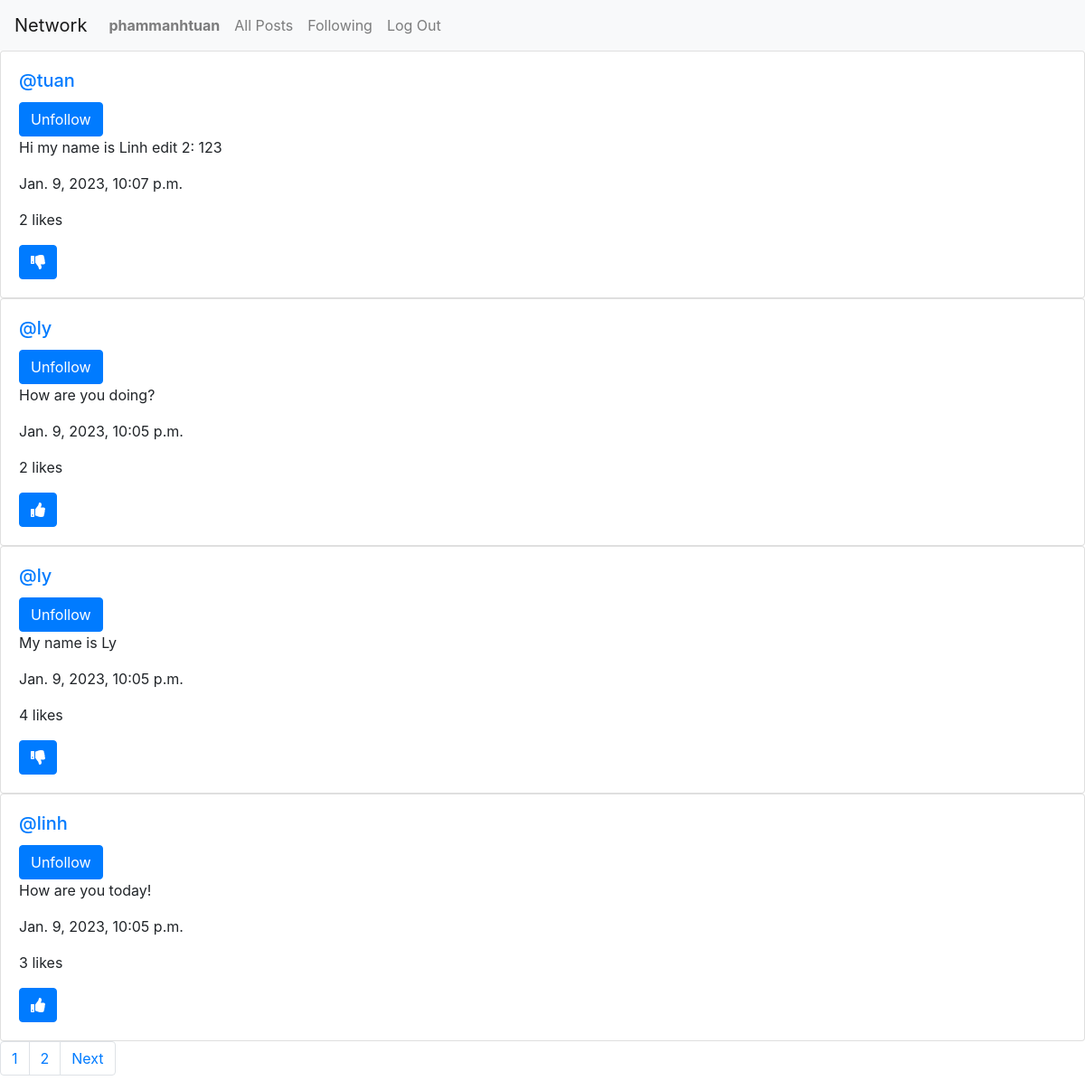
The app's page /following (signed in) with its own data.
### network/models.py (models this page shows, shortened)
class User(AbstractUser):
    pass

class Post(models.Model):
    owner = models.ForeignKey(User, on_delete = models.CASCADE, blank=True, null=True, related_name="owner")
    content = models.CharField(max_length=3000)
    timestamp = models.DateTimeField(auto_now_add=True)
    likes = models.ManyToManyField(User, blank=True, null=True, related_name="user_like")
    def likes_count(self):
        return self.likes.count()

### network/views.py (the view)
# urls.py: path("following", views.following, name="following"),
def following(request):
    current_user = request.user
    follower_relationships = Follower.objects.filter(followers=current_user)
    list_following_of_owner = []
    for follower in follower_relationships:
        list_following_of_owner.append(follower.being_followered)
    posts = Post.objects.filter(owner__in=list_following_of_owner).order_by("id").reverse()
    list_posts_current_user_liked = []
    for post in posts:
        if post.likes.filter(id=current_user.id).exists():
            list_posts_current_user_liked.append(post.id)
    paginator = Paginator(posts, 4) # Show 10 posts per page.
    page_number = request.GET.get('page')
    posts_of_the_page = paginator.get_page(page_number)
    return render(request, "network/following.html", {
        "posts_of_the_page": posts_of_the_page,
        "list_posts_current_user_liked": list_posts_current_user_liked,
        "current_user": current_user,
        "list_following_of_owner": list_following_of_owner
    })

### network/templates/network/following.html (shortened to what this page needs)
{% extends "network/layout.html" %}
{% load static %}
{% block body %}
<div id="all_posts">
    {% for post in posts_of_the_page %}
    <div class="card">
        <div class="card-body">
            <h5 class="card-title"><a href="{% url 'profile' post.owner.id %}">@{{post.owner.username}}</a></h5>
            <form action="{% url 'unfollow'%}" method="post">
                <input class="btn btn-primary" type="submit" value="Unfollow">
            </form>
            <p class="card-text" id="content_{{post.id}}">{{post.content}}</p>
            <p class="card-text">{{post.timestamp}} </p>
            <p class="card-text" id="number_of_likes">{{post.likes_count}} likes</p>
            {% if post.id not in list_posts_current_user_liked %}
                <button id="like_button" class="btn btn-primary" onclick="like_submit_handler({{post.id}}, {{post.likes_count}})"><i class="fas fa-thumbs-up"></i></button>
            {% else %}
                <button id="unlike_button" class="btn btn-primary" onclick="unlike_submit_handler({{post.id}}, {{post.likes_count}})"><i class="fas fa-thumbs-down"></i></button>
            {% endif %}
        </div>
    </div>
    {% endfor %}
</div>
<nav aria-label="Page navigation example">
    <ul class="pagination">
        <li class="page-item"><a class="page-link" href="?page={{ posts_of_the_page }}">{{ posts_of_the_page.number }}</a></li>
        {% if posts_of_the_page.has_next %}
        <li class="page-item"><a class="page-link" href="?page={{ posts_of_the_page.next_page_number}}">{{ posts_of_the_page.next_page_number}}</a></li>
        <li class="page-item"><a class="page-link" href="?page={{ posts_of_the_page.next_page_number}}">Next</a></li>
        {% endif %}
    </ul>
</nav>
{% endblock %}

### network/templates/network/layout.html (shortened to what this page needs)
{% load static %}
<!DOCTYPE html>
<html lang="en">
    <head>
        <link rel="stylesheet" href="https://stackpath.bootstrapcdn.com/bootstrap/4.4.1/css/bootstrap.min.css">
        <link href="{% static 'network/styles.css' %}" rel="stylesheet">
        <link rel="stylesheet" href="https://use.fontawesome.com/releases/v5.13.0/css/all.css">
    </head>
    </head>
    <body>
        <nav class="navbar navbar-expand-lg navbar-light bg-light">
            <a class="navbar-brand" href="#">Network</a>
            <div>
              <ul class="navbar-nav mr-auto">
                {% if user.is_authenticated %}
                    <li class="nav-item">
                        <a class="nav-link" href="{% url 'profile' user.id %}"><strong>{{ user.username }}</strong></a>
                    </li>
                {% endif %}
                <li class="nav-item">
                  <a class="nav-link" href="{% url 'index' %}">All Posts</a>
                </li>
                {% if user.is_authenticated %}
                    <li class="nav-item">
                        <a class="nav-link" href="{% url 'following' %}">Following</a>
                    </li>
                    <li class="nav-item">
                        <a class="nav-link" href="{% url 'logout' %}">Log Out</a>
                    </li>
                {% endif %}
              </ul>
            </div>
          </nav>
        <div class="body">
            {% block body %}
            {% endblock %}
        </div>
    </body>
</html>

### records on screen
User: username "phammanhtuan"
Post: owner.username "tuan", content "Hi my name is Linh edit 2: 123", timestamp "Jan. 9, 2023, 10:07 p.m.", likes_count "2"
Post: owner.username "ly", content "How are you doing?", timestamp "Jan. 9, 2023, 10:05 p.m.", likes_count "2"
Post: owner.username "ly", content "My name is Ly", timestamp "Jan. 9, 2023, 10:05 p.m.", likes_count "4"
Post: owner.username "linh", content "How are you today!", timestamp "Jan. 9, 2023, 10:05 p.m.", likes_count "3"

### other values on screen
{{ posts_of_the_page.number }} "1"
{{ posts_of_the_page.next_page_number }} "2"
